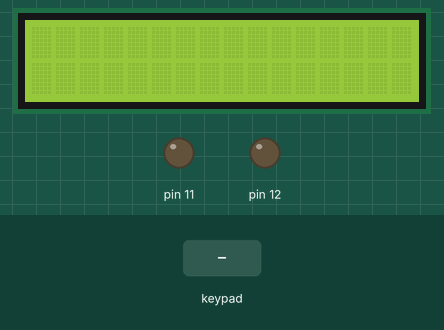
This program was run on a simulated Arduino Mega 2560, built with avr-gcc and run on an emulated ATmega2560. Shown: 16×2 character LCD, output pins drawn as LEDs (lit = HIGH). Inputs (shaded band) come from the test bench. What the program prints to the serial monitor is not drawn.

Above: at 1.2 s.
1.3 s: keypad keys 1 2 3 4 A pressed 0.4 s apart
At 3.0 s:
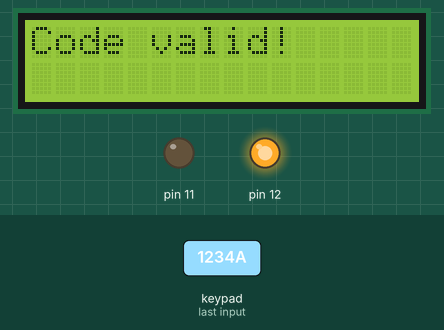
6.3 s: keypad keys 1 2 3 4 # pressed 0.4 s apart
At 7.8 s:
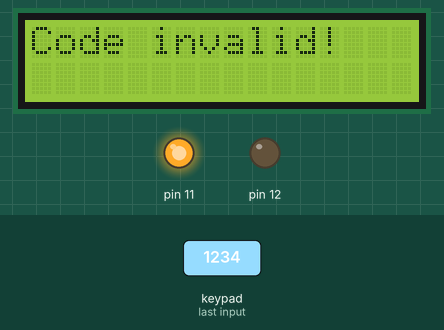
11.3 s: key 'A' pressed
At 11.7 s:
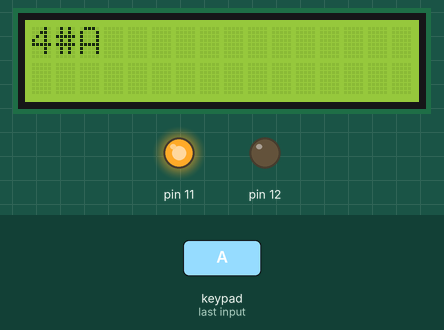
12.8 s: keypad keys 2 2 2 4 2 6 2 8 pressed 0.4 s apart
At 16.29 s:
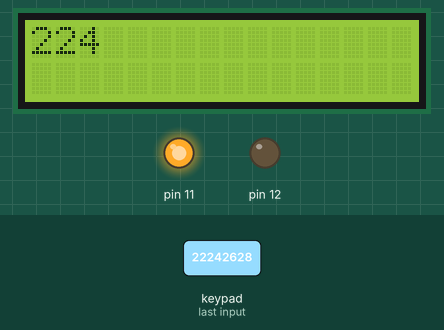
19.0 s: key 'D' pressed
21.4 s: keypad keys 1 2 3 4 pressed 0.4 s apart
At 26.77 s:
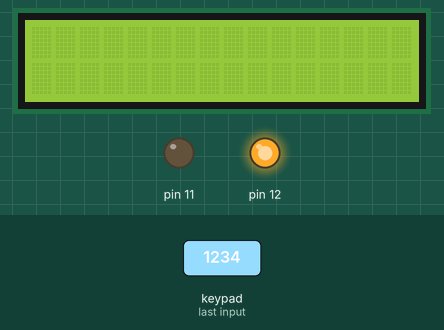
Timing chart, 0 to 27.0 s (numbered marks = the images above; inputs shaded):
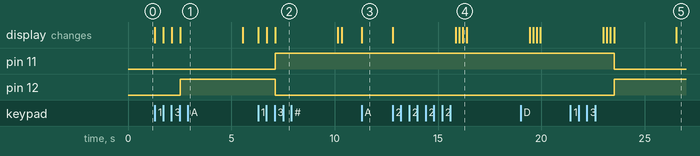

Measured:
- after the input at 1.3 s, pin 12: LOW → HIGH after 1.2 s; the display: first changes at once (image 1 shows a later state)
- after the input at 6.3 s, pin 11: LOW → HIGH after 0.82 s; pin 12: HIGH → LOW after 0.82 s; the display: first changes at once (image 2 shows a later state)
- after the input at 11.3 s, the display: changes at once (image 3)
- after the input at 12.8 s, the display: first changes at once (image 4 shows a later state)
- after the input at 21.4 s, pin 11: HIGH → LOW after 2.1 s; pin 12: LOW → HIGH after 2.1 s; the display: first changes after 1.6 s (image 5 shows a later state)

The program:

main.cpp
```cpp
#include <Arduino.h>
#include "lcd_control.h"
#include "keypad_control.h"
#include "led_control.h"
#include "config.h"

void setup() {
    Serial.begin(SERIAL_BAUDRATE);
    lcdInit();
    lcdPrint("System Ready");
    Serial.println("System Ready");

    led_control_setup(LED_GREEN);
    led_control_setup(LED_RED);
    led_control_off(LED_GREEN);
    led_control_off(LED_RED);
}

void loop() {
    lcdPrint("Enter code:");
    Serial.println("Waiting for code...");

    String inputCode = getKeypadInput(4);
    Serial.print("Input code: ");
    Serial.println(inputCode);

    if (inputCode == VALID_CODE) {
        lcdPrint("Code valid!");
        Serial.println("Code valid!");
        led_control_on(LED_GREEN);
        led_control_off(LED_RED);
    } else {
        lcdPrint("Code invalid!");
        Serial.println("Code invalid!");
        led_control_on(LED_RED);
        led_control_off(LED_GREEN);
    }

    delay(3000);
}
```

config.h
```cpp
#ifndef CONFIG_H
#define CONFIG_H

// Serial
#define SERIAL_BAUDRATE 9600

// LEDs
#define LED_GREEN 12
#define LED_RED 11

// LCD (I2C)
#define LCD_COLS 16
#define LCD_ROWS 2

// Valid code
#define VALID_CODE "1234"

// Keypad (только пины и матрица, без include!)
const byte ROWS = 4;
const byte COLS = 4;
const char keys[ROWS][COLS] = {
  {'1','2','3','A'},
  {'4','5','6','B'},
  {'7','8','9','C'},
  {'*','0','#','D'}
};
const byte rowPins[ROWS] = {22, 24, 26, 28};
const byte colPins[COLS] = {30, 32, 34, 36};

#endif
```
